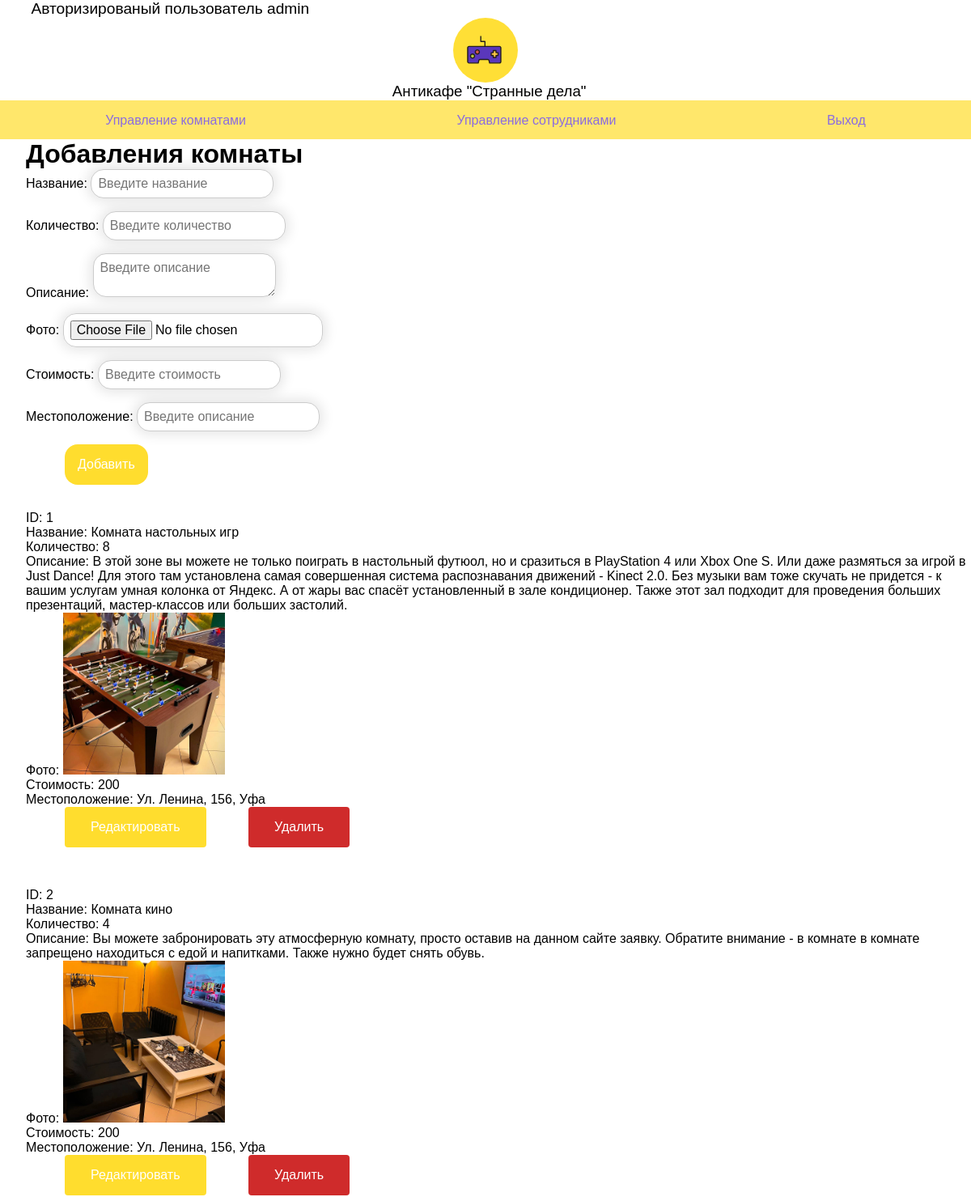
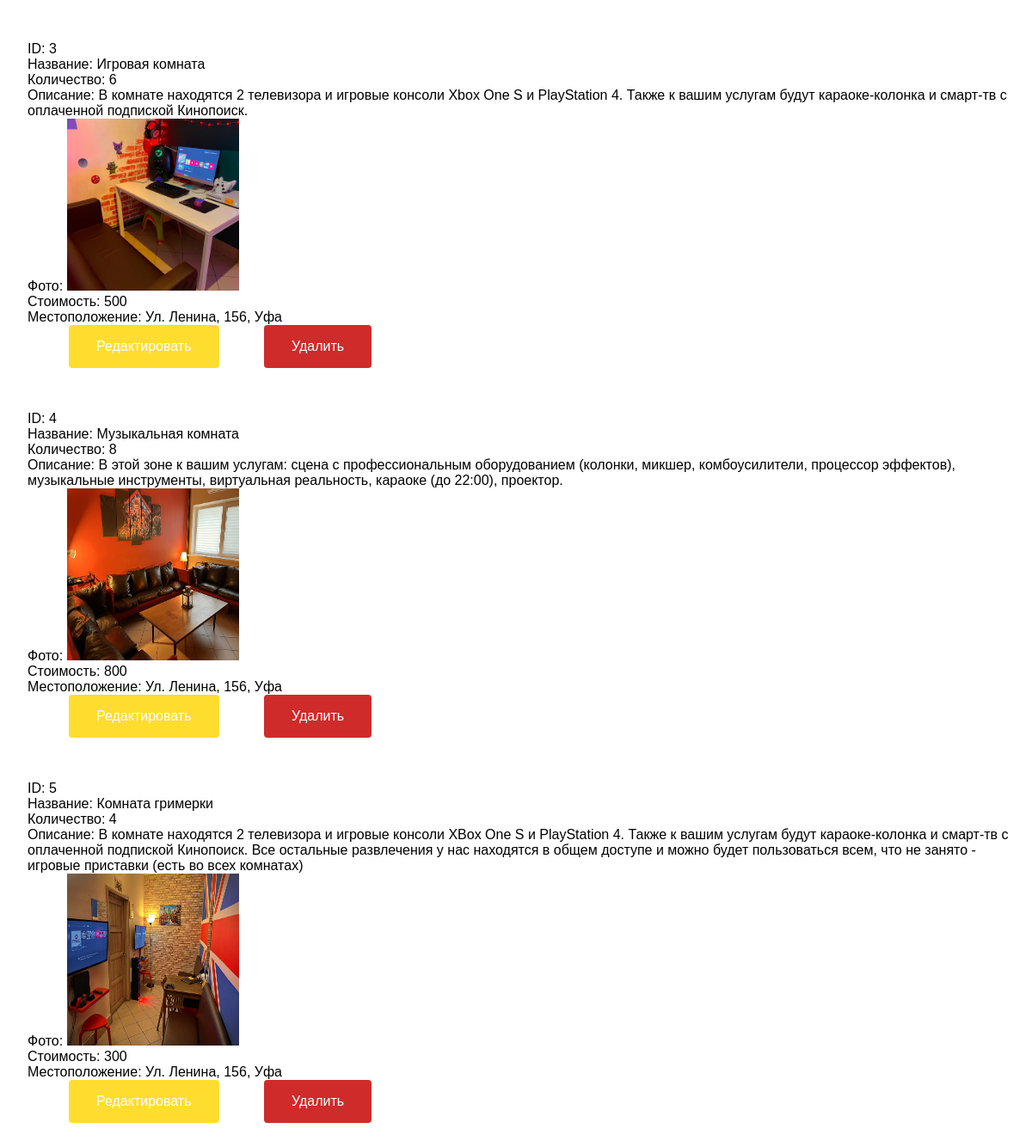
/admin/admin.php (signed in), run on the app's committed database (2 pictures, top to bottom).
### tables this page shows
CREATE TABLE `users` (
  `id_user` int NOT NULL,
  `surname` varchar(50) NOT NULL,
  `name` varchar(50) NOT NULL,
  `patronymic` varchar(50) NOT NULL,
  `birthday` date NOT NULL,
  `email` varchar(100) NOT NULL,
  `login` varchar(100) NOT NULL,
  `password` varchar(100) NOT NULL,
  `phone` varchar(12) NOT NULL,
  `role` int NOT NULL
);

CREATE TABLE `rooms` (
  `id_room` int NOT NULL,
  `title_room` varchar(100) NOT NULL,
  `quantity` int NOT NULL,
  `description` varchar(500) NOT NULL,
  `photo` varchar(100) NOT NULL,
  `cost` int NOT NULL,
  `location` varchar(100) NOT NULL
);

### admin/admin.php (the view, shortened to what this page needs)
<?php
include("../connect.php");
include("../header.php");
?>
<div class="container-admin">
    <h1>Добавления комнаты</h1>
    <form action="addRoomDB.php" method="POST" enctype="multipart/form-data">
        <div class="form-control">
            <label class="form-label" for="title">Название:</label>
            <input class="input" type="text" id="title" name="title" required placeholder="Введите название" pattern="^[А-Яа-яЁё\s]+${1,100}"><br>
        </div>
        <div class="form-control">
            <label class="form-label" for="quantity">Количество:</label>
            <input class="input" type="text" id="quantity" name="quantity" required placeholder="Введите количество" pattern="^[0-9]+${1,3}"><br>
            </div>
            <div class="form-control">
            <label class="form-label" for="description">Описание:</label>
            <textarea class="input" id="description" name="description" required placeholder="Введите описание" pattern="^[А-Яа-яЁё\s]+${1,500}"></textarea><br>
            </div>
            <div class="form-control">
            <label class="form-label" for="photo">Фото:</label>
            <input class="input" type="file" id="photo" name="photo" required><br>
            </div>
            <div class="form-control">
            <label class="form-label" for="cost">Стоимость:</label>
            <input class="input" type="text" id="cost" name="cost" required placeholder="Введите стоимость" pattern="^[0-9]+${1,10}"><br>
            </div>
            <div class="form-control">
            <label class="form-label" for="location">Местоположение:</label>
            <input class="input" type="text" id="location" name="location" required placeholder="Введите описание" pattern="^[А-Яа-яЁё\s]+${1,100}"><br>
            </div>
            <input  class="button yellow" type="submit" value="Добавить">
    </form>
</div>
<?php
$query = "SELECT `id_room`, `title_room`, `quantity`, `description`, `photo`, `cost`, `location` FROM `rooms` WHERE 1";
$result = mysqli_query($con, $query);
if ($result) {
    $num_rows = mysqli_num_rows($result);
    if ($num_rows > 0) {
        while ($row = mysqli_fetch_assoc($result)) { ?>
            <div class="container-admin">
            <?php
            echo "ID: " . $row['id_room'] . "<br>";
            echo "Название: " . $row['title_room'] . "<br>";
            echo "Количество: " . $row['quantity'] . "<br>";
            echo "Описание: " . $row['description'] . "<br>";
            echo "Фото: <img src='../" . $row['photo'] . "' width='200' height='200'><br>";
            echo "Стоимость: " . $row['cost'] . "<br>";
            echo "Местоположение: " . $row['location'] . "<br>";
            ?>
            <a href="editRoom.php?id=<?=$row["id_room"]?>" class="link-admin yellow">Редактировать</a>
           <a href="deleteRoom.php?delete=true&id=<?=$row["id_room"]?>" class="link-admin red">Удалить</a>
           </div>
           <br>
            <?php
        }
    } else {
        echo "<script>alert('Нет данных!');location.href='/';";
    }
} else {
    echo "<script>alert('Ошибка выполнения запроса: " . mysqli_error($con) . "');location.href='/';";
}
?>

### header.php (shortened to what this page needs)
<?php
$user_role = empty($_SESSION["user"]["role"])?false:$_SESSION["user"]["role"];
include("connect.php");
if(!empty($_SESSION["user"])){
$sql_header = "SELECT login FROM `users` WHERE id_user =" . $_SESSION["user"]["id_user"];
$result_header = mysqli_query($con,$sql_header);
$login_header = mysqli_fetch_assoc($result_header);
}
?>
<!DOCTYPE html>
<html lang="en">
<head>
    <link rel="stylesheet" href="/css/style.css">
</head>
<body>
    <header>
        <?php if(!empty($_SESSION["user"])){ ?>
        <p>Авторизированый пользователь <?=$login_header["login"]?></p>
        <?php } ?>
        <img src="/img/icon/play-game-svgrepo-com.svg" alt="">
        <h3>Антикафе "Странные дела"</h3>
        <nav>
            <ul class="list-navigation">
                <?php if(!$user_role) { ?>
                <li>
                    <button class="header-button">
                        <a href="index.php">О нас</a>
                        </button>
                </li>
                <li>
                    <button class="header-button">
                        <a href="catalog.php">Комнаты</a>
                    </button>
                </li>
                <li>
                    <button class="header-button">
                        <a href="where.php">Где нас найти</a>
                    </button>
                </li>
                <li>
                    <button class="header-button">
                        <a href="autorization.php">Вход</a>
                    </button>
                </li>
                <li>
                    <button class="header-button">
                        <a href="registration.php">Регистрация</a>
                    </button>
                </li>
                <?php } elseif($user_role == 1) {  ?>
                <li>
                    <button class="header-button">
                        <a href="admin.php">Управление комнатами</a>
                    </button>
                </li>
                <li>
                    <button class="header-button">
                        <a href="checkEmployee.php">Управление сотрудниками</a>
                    </button>
                </li>
                <li>
                    <button class="header-button">
                        <a href="../logout.php">Выход</a>
                    </button>
                </li>
                <?php } ?>
            </ul>
        </nav>
    </header>

### css/style.css (style rules this page uses)
* { font-family: Arial, Helvetica, sans-serif; margin: 0; padding: 0; }
a { text-decoration: none; color: #8B6CE0; }
P { font-size: 0.8em; }
header { display: flex; flex-direction: column; }
.header-button { background-color: #FFE76B; border:none; }
.header-button a { font-size: 1.2em; }
header h3 { margin-left: 0.5em; font-weight: 400; text-align: center; }
header img { width: 5em; height: 5em; align-self: center; }
header nav { background-color:#FFE76B; padding-top:1em; height: 2em; }
.list-navigation { list-style: none; display: flex; flex-direction: row; justify-content: space-around; }
header p { padding-left:2em; font-size: 1.2em; }
.input { min-width: 13em; padding:0.5em; border:0; box-shadow:0 0 15px 4px rgba(0,0,0,0.1); border-radius:1em; font-size: 1em; border: 1px solid #ccc; }
.form-control { margin-bottom:1em; }
.button { background-color: #FFE76B; color:#fff; border:none; font-size: 1em; padding: 1em; border-radius: 1em; margin-left: 3em; }
.link-admin { display: inline-block; margin-left: 3em; padding: 1em 2em; background-color: #FFDD2E; color: #fff; text-decoration: none; border-radius: 4px; }
.yellow { background-color: #FFDD2E; }
.red { background-color: #cf2b2b; }
.container-admin { margin-bottom: 2em; margin-left: 2em; }

### data on the page
users: login "admin"
rooms: id_room "1", title_room "Комната настольных игр", quantity "8", description "В этой зоне вы можете не только поиграть в настольный футюол, но и сразиться в PlayStation 4 или Xbox One S. Или даже размяться за игрой в Just Dance! Для этого там установлена самая совершенная система распознавания движений - Kinect 2.0. Без музыки вам тоже скучать не придется - к вашим услугам умная колонка от Яндекс. А от жары вас спасёт установленный в зале кондиционер. Также этот зал подходит для проведения больших презентаций, мастер-классов или больших застолий.", photo (picture), cost "200", location "Ул. Ленина, 156, Уфа"
rooms: id_room "2", title_room "Комната кино", quantity "4", description "Вы можете забронировать эту атмосферную комнату, просто оставив на данном сайте заявку. Обратите внимание - в комнате в комнате запрещено находиться с едой и напитками. Также нужно будет снять обувь.", photo (picture), cost "200", location "Ул. Ленина, 156, Уфа"
rooms: id_room "3", title_room "Игровая комната", quantity "6", description "В комнате находятся 2 телевизора и игровые консоли Xbox One S и PlayStation 4. Также к вашим услугам будут караоке-колонка и смарт-тв с оплаченной подпиской Кинопоиск.", photo (picture), cost "500", location "Ул. Ленина, 156, Уфа"
rooms: id_room "4", title_room "Музыкальная комната", quantity "8", description "В этой зоне к вашим услугам: сцена с профессиональным оборудованием (колонки, микшер, комбоусилители, процессор эффектов), музыкальные инструменты, виртуальная реальность, караоке (до 22:00), проектор.", photo (picture), cost "800", location "Ул. Ленина, 156, Уфа"
rooms: id_room "5", title_room "Комната гримерки", quantity "4", description "В комнате находятся 2 телевизора и игровые консоли XBox One S и PlayStation 4. Также к вашим услугам будут караоке-колонка и смарт-тв с оплаченной подпиской Кинопоиск. Все остальные развлечения у нас находятся в общем доступе и можно будет пользоваться всем, что не занято - игровые приставки (есть во всех комнатах)", photo (picture), cost "300", location "Ул. Ленина, 156, Уфа"
